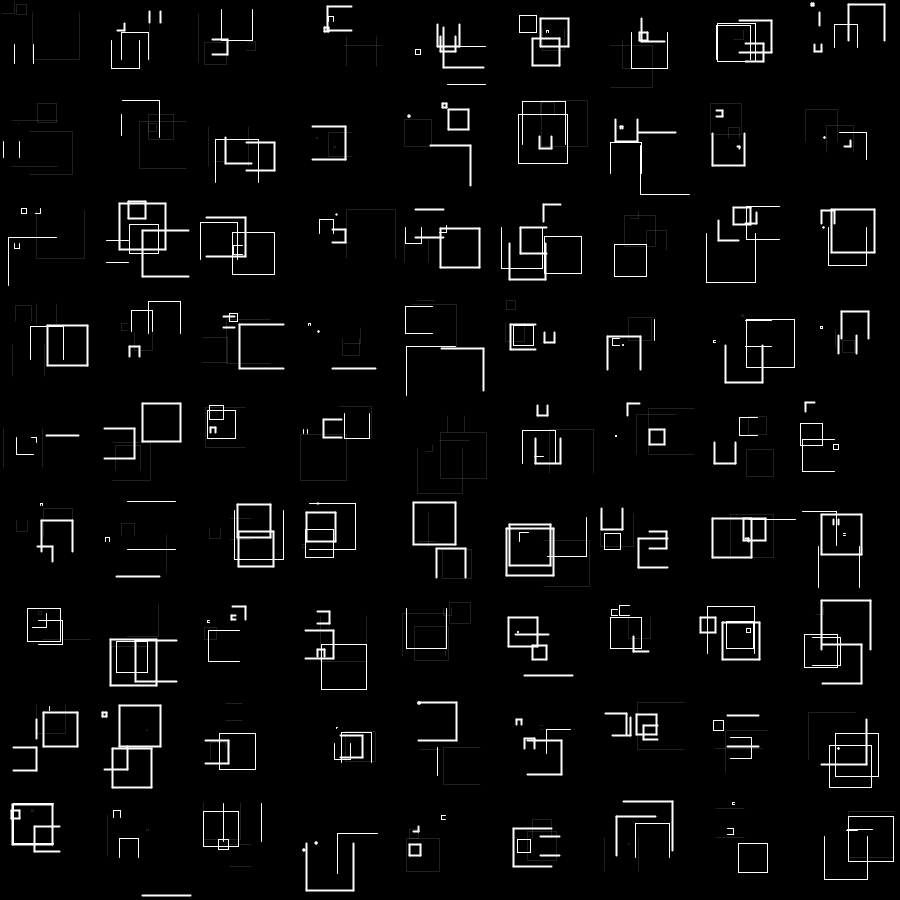
Frame 1 (no input)
Frame 60 (the mouse pressed at the canvas centre just before this capture): identical to frame 1, image omitted
Frame 120 (the mouse held since frame 60 and released just before this capture): identical to frame 1, image omitted

The Processing sketch that drew this single still picture (run headless with seeded random() and noise(); from frame 60 on, the mouse is pressed at the canvas centre):

// Processing sketch: sketch_191212a
// ── sketch_191212a.pde
ArrayList<Squares> ss;
int wdth;
void setup(){
  size(900, 900);
  ss = new ArrayList<Squares>();
  wdth = 100;
  for(int i=0; i<900; i+=wdth){
    for(int j=0; j<900; j+=wdth){
      ss.add(new Squares(i, j, wdth));
    }
  }
  
}

void draw(){
  background(0);
  for(Squares s: ss){
    s.draw();
  }
  
}

// ── Square.pde
class Square{
 
  boolean up, down, right, left;
  int l, x, y, w;
  
  public Square(int x, int y, int l){
    this.x = x;
    this.y = y;
    this.l = l;
    w= int(random(3));
    up =  random(10)<7;
    down =  random(10)<7;
    right =  random(10)<7;
    left =  random(10)<7;
    //System.out.println("x: " +x + " y: " +y  +" l: "+l);
  }
  
  void draw(){
    stroke(255);
    strokeWeight(w);
    if(up) line(x, y, x+ l, y);
    if(down) line(x, y+l, x+ l, y+l);
    if(right) line(x+l, y, x+ l, y+l);
    if(left) line(x, y, x, y+l);
  }
  
  
}

// ── Squares.pde
class Squares{
  
  ArrayList<Square> ss;
  int count;
  int x, y, l;
  
  public Squares(int x, int y, int l){
    this.x = x;
    this.y = y;
    this.l = l;
    
    ss = new ArrayList<Square>();
    //count = int(random(5));
    count = 5;
    
    for(int i=0; i<count; i++){
      int tempX = int(random(x, x+l/2));
      int tempY = int(random(y, y+l/2));
      int tempL = int(random(wdth/2));
      System.out.println(tempL);
      ss.add(new Square(tempX, tempY, tempL));
    }
    
  }
  
  void draw(){
   for(Square s: ss){
    s.draw(); 
   }
  }
  
}
